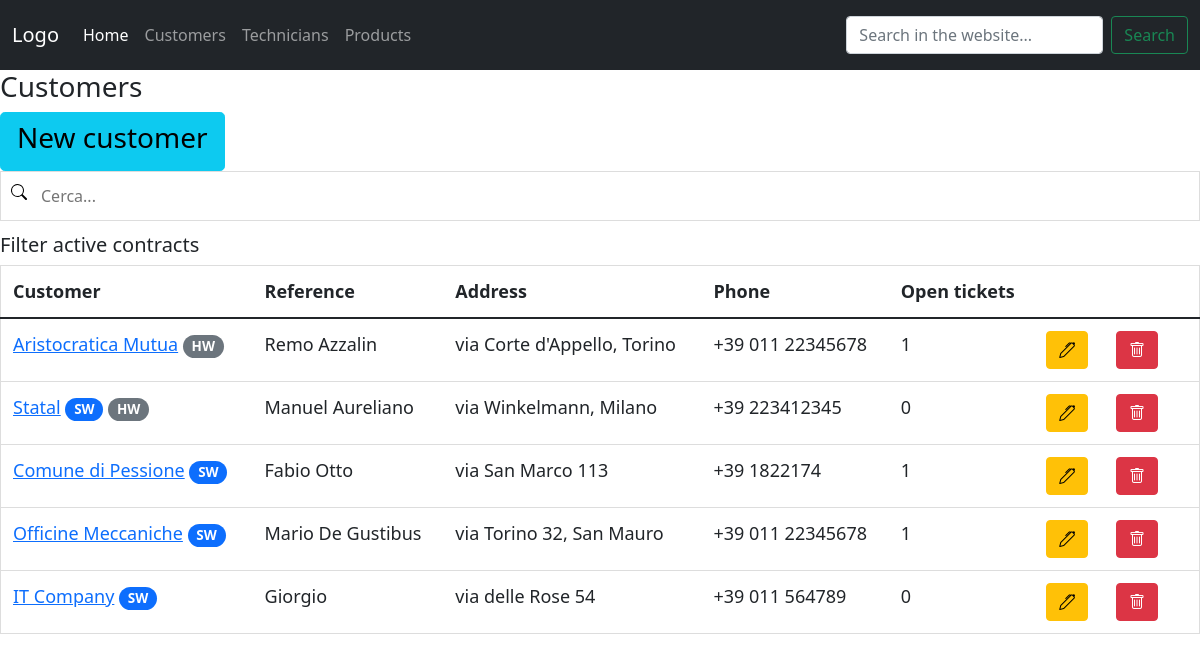
/customer_list, run on an earlier commit of the app's database.
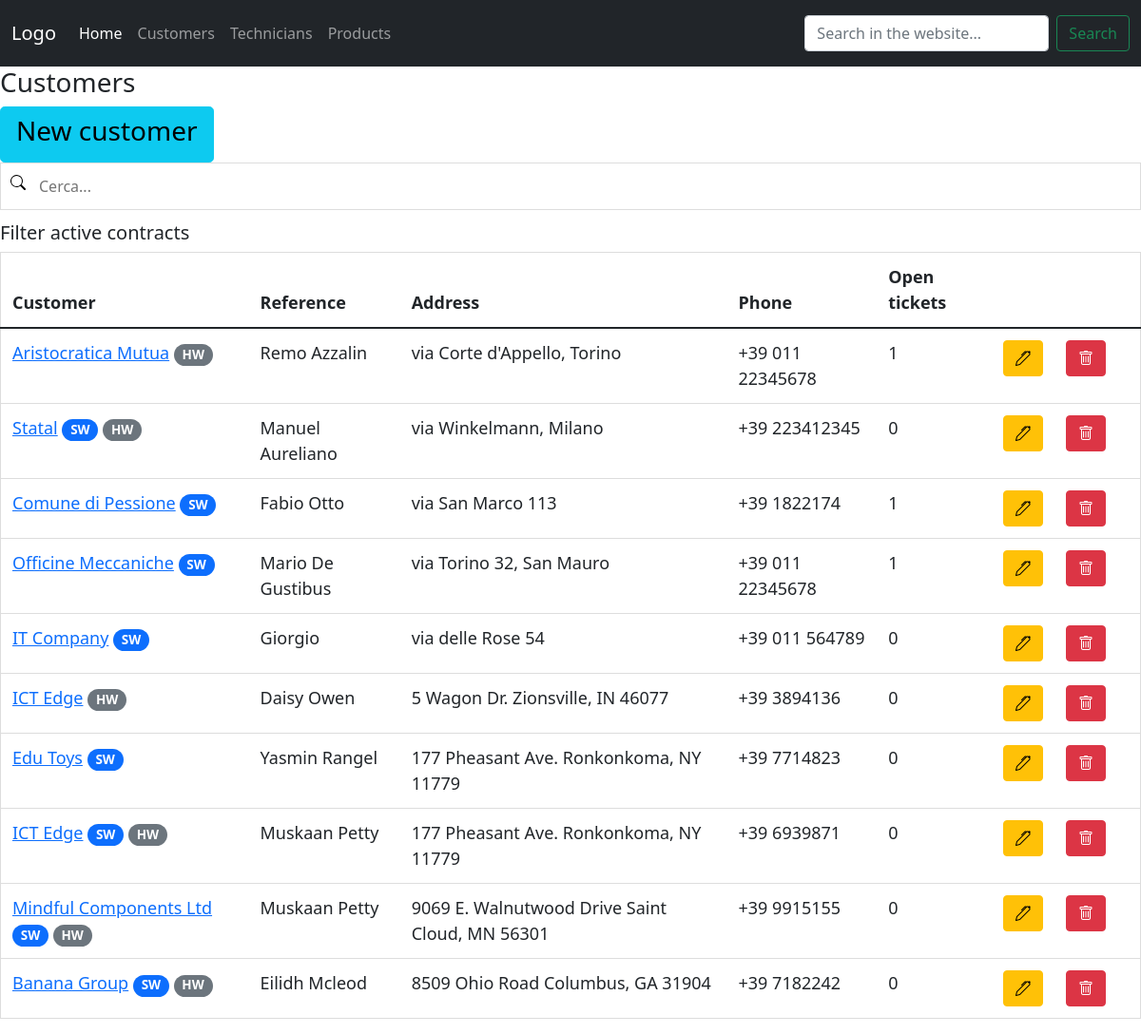
And on a later commit of the database.
### hotline/models.py (models this page shows, shortened)
class customer(models.Model):
    name = models.CharField(max_length=255)
    reference = models.CharField(max_length=255)
    reference_phone = models.CharField(max_length=50, null=True, blank=True)
    reference_email = models.CharField(max_length=50, null=True, blank=True)
    address = models.CharField(max_length=255, null=True, blank=True)
    phone = models.CharField(max_length=255, null=True, blank=True)
    sw_contract = BooleanField(default=False)
    hw_contract = BooleanField(default=False)

### hotline/views.py (the view)
# urls.py: path('customer_list', views.customer_list, name="customer_list"),
def customer_list(request):
    context = {
        'customers': all_customers,
    }
    return render(request, 'hotline/customer_list.html', context)

### hotline/templates/hotline/customer_list.html
{% extends 'hotline/home.html' %}
{% block content %}
<h3>Customers</h3>
<a href="{% url 'new_customer' %}" class="btn btn-info btn-lg"><h3>New customer</h3></a>
<input type="text" id="SearchInput" onkeyup="filterTable()" placeholder="Cerca..." title="Type in a name">
<h5>Filter active contracts</h5>
<table id="searchableTable" class="table table-responsive table-hover">
    <thead class="thead dark">
        <tr>
            <th scope="col">Customer</th>
            <th scope="col">Reference</th>
            <th scope="col">Address</th>
            <th scope="col">Phone</th>
            <th scope="col">Open tickets</th>
            <th scope="col"></th>
            <th scope="col"></th>
        </tr>
    </thead>
    <tbody>
        {% for customer in customers %}
        <tr>
            <td><a href="{% url 'customer_detail' customer.id %}">{{customer.name}}</a>
                {% if customer.sw_contract == True %}
                <span class="badge rounded-pill bg-primary">SW</span>
                {% endif %}
                {% if customer.hw_contract == True %}
                <span class="badge rounded-pill bg-secondary">HW</span>
                {% endif %}
            </td>
            <td>{{customer.reference}}</td>
            <td>{{customer.address}}</td>
            <td>{{customer.phone}}</td>
            <td>{{customer.ticket_set.count}}</td>
            <td><a href="{% url 'update_customer' customer.id %}"><span class="btn btn-warning"><i class="bi bi-pen"></i></span></a></td>
            <td><span class="btn btn-danger"><i class="bi bi-trash"></i></span></td>
            <td></td>
        </tr>
        {% endfor %}
    </tbody>
</table>
{% endblock %}

### hotline/templates/hotline/home.html (shortened to what this page needs)
{% load static %}
<!DOCTYPE html>
<html lang="en">
<head>
    <link href="https://cdn.jsdelivr.net/npm/bootstrap@5.1.3/dist/css/bootstrap.min.css" rel="stylesheet"
>
    <link rel="stylesheet" href="https://cdn.jsdelivr.net/npm/bootstrap-icons@1.7.1/font/bootstrap-icons.css">
    <link rel="stylesheet" type="text/css" href="{% static '/css/style.css' %}">
</head>
<body>
    {% include 'hotline/navbar.html' %}
    {% block content %}
    {% endblock %}
</body>
</html>

### hotline/templates/hotline/navbar.html (shortened to what this page needs)
<nav class="navbar navbar-expand-lg navbar-dark bg-dark">
    <div class="container-fluid">
      <a class="navbar-brand" href="{% url 'home' %}">Logo</a>
      <div class="collapse navbar-collapse" id="navbarText">
        <ul class="navbar-nav me-auto mb-2 mb-lg-0">
          <li class="nav-item">
            <a class="nav-link active" aria-current="page" href="{% url 'home' %}">Home</a>
          </li>
          <li class="nav-item">
            <a class="nav-link" href="{% url 'customer_list' %}">Customers</a>
          </li>
          <li class="nav-item">
            <a class="nav-link" href="{% url 'technician_list' %}">Technicians</a>
          </li>
          <li class="nav-item">
            <a class="nav-link" href="{% url 'product_list' %}">Products</a>
          </li>
        </ul>
        <span class="navbar-text">
            <form class="d-flex">
                <input class="form-control me-2" type="search" placeholder="Search in the website..." aria-label="Search">
                <button class="btn btn-outline-success" type="submit">Search</button>
              </form>
        </span>
      </div>
    </div>
  </nav>

### static/css/style.css (style rules this page uses)
#SearchInput { background-image: url('../images/search.svg'); background-position: 10px 12px; background-repeat: no-repeat; width: 100%; font-size: 16px; padding: 12px 20px 12px 40px; border: 1px solid #ddd; margin-bottom: 12px; }
#searchableTable { border-collapse: collapse; width: 100%; border: 1px solid #ddd; font-size: 18px; }
#searchableTable th, #searchableTable td { text-align: left; padding: 12px; }
#searchableTable tr { border-bottom: 1px solid #ddd; }

What changed in the data, as far as the page shows it:
added customer: name "ICT Edge", hw_contract "HW", reference "Daisy Owen", address "5 Wagon Dr. Zionsville, IN 46077", phone "+39 3894136", ticket_set.count "0"
added customer: name "Edu Toys", sw_contract "SW", reference "Yasmin Rangel", address "177 Pheasant Ave. Ronkonkoma, NY 11779", phone "+39 7714823", ticket_set.count "0"
added customer: name "ICT Edge", sw_contract "SW", hw_contract "HW", reference "Muskaan Petty", address "177 Pheasant Ave. Ronkonkoma, NY 11779", phone "+39 6939871", ticket_set.count "0"
added customer: name "Mindful Components Ltd", sw_contract "SW", hw_contract "HW", reference "Muskaan Petty", address "9069 E. Walnutwood Drive Saint Cloud, MN 56301", phone "+39 9915155", ticket_set.count "0"
added customer: name "Banana Group", sw_contract "SW", hw_contract "HW", reference "Eilidh Mcleod", address "8509 Ohio Road Columbus, GA 31904", phone "+39 7182242", ticket_set.count "0"
